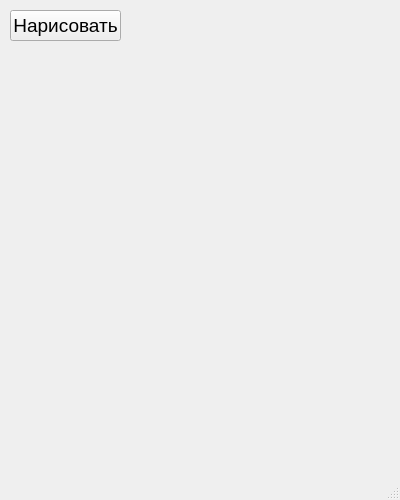
<?xml version="1.0" encoding="UTF-8"?>
<ui version="4.0">
 <class>MainWindow</class>
 <widget class="QMainWindow" name="MainWindow">
  <property name="geometry">
   <rect>
    <x>0</x>
    <y>0</y>
    <width>400</width>
    <height>500</height>
   </rect>
  </property>
  <property name="windowTitle">
   <string>Желтые окружности</string>
  </property>
  <widget class="QWidget" name="centralwidget">
   <widget class="QPushButton" name="pushButton">
    <property name="geometry">
     <rect>
      <x>10</x>
      <y>10</y>
      <width>111</width>
      <height>31</height>
     </rect>
    </property>
    <property name="font">
     <font>
      <pointsize>14</pointsize>
     </font>
    </property>
    <property name="text">
     <string>Нарисовать</string>
    </property>
   </widget>
  </widget>
  <widget class="QMenuBar" name="menubar">
   <property name="geometry">
    <rect>
     <x>0</x>
     <y>0</y>
     <width>400</width>
     <height>21</height>
    </rect>
   </property>
  </widget>
  <widget class="QStatusBar" name="statusbar"/>
 </widget>
 <resources/>
 <connections/>
</ui>
